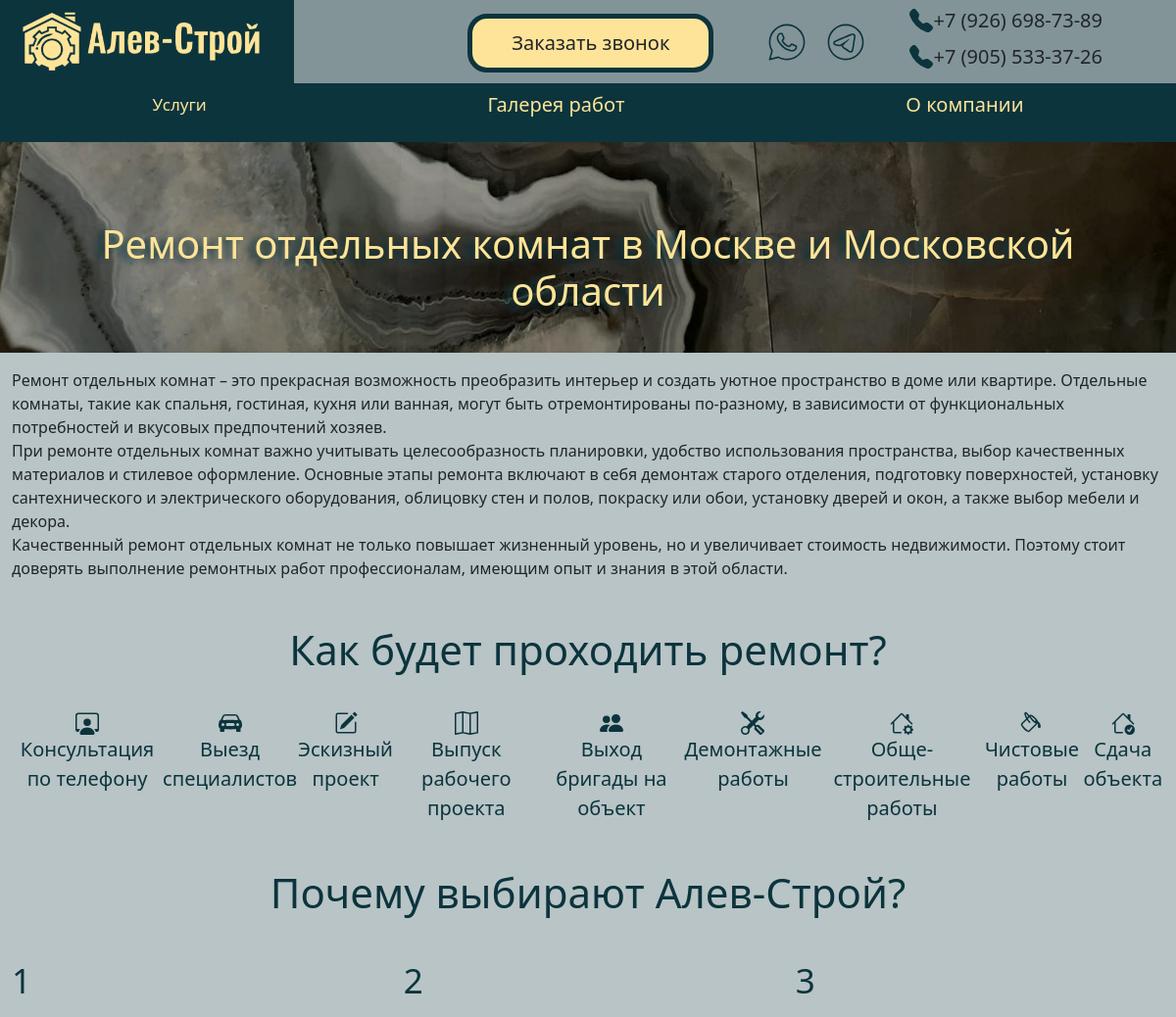
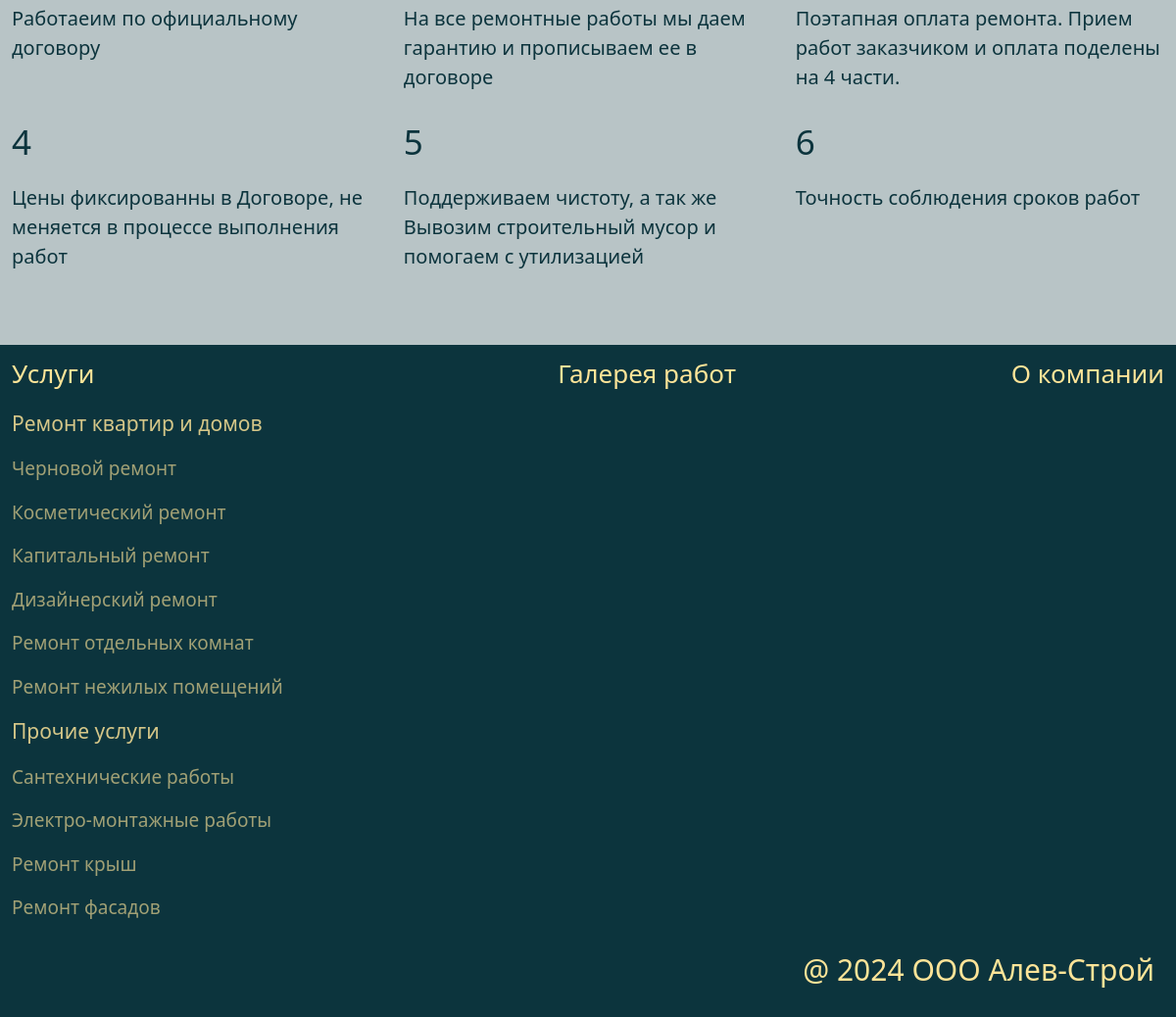
The page /other/rem_komnat on the database its author committed (2 pictures, top to bottom).
### alev/models.py (models this page shows, shortened)
class Other(models.Model):
    slug = models.SlugField()
    titel = models.CharField(max_length=120, null=True)
    text = models.TextField(verbose_name='Текст', null=True)
    class Meta:
        verbose_name = 'Прочие услуги',
        verbose_name_plural = 'Прочие услуги'

### alev/views.py (the view, shortened to what this page needs)
# urls.py: path('other/<slug>', views.Other.as_view(), name='other'),
class Other(FormMixin, DetailView):
    model = Other
    template_name = 'alev/other.html'
    form_class = CallForm
    context_object_name = 'other'
    def get_context_data(self, *, object_list=None, **kwargs):
        queryset = kwargs.pop('object_list', None)
        if queryset is None:
            self.object_list = self.model.objects.all()
        context = super(Other, self).get_context_data(**kwargs)
        context['title'] = 'Алев-Строй'
        return context

### alev/templates/alev/other.html (shortened to what this page needs)
{% extends 'alev/baze.html' %}
{% block content %}
<div class="page_h1">
<h1 class="page_rem">{{ other.titel }} в Москве и Московской области</h1>
</div>
<div class="container-xxl">
    <p>{{ other.text|linebreaks }}</p>
</div>
{% endblock %}

### alev/static/alev/main.css (style rules this page uses)
body { background-color: rgba(12, 52, 61, 0.29); }
.page_h1 { background-image: url("/static/alev/index.jpeg"); background-repeat: no-repeat; background-size: 100%; background-position: bottom; height: 215px; }
.page_rem { text-align: center; padding: 80px; color: #fee498; text-shadow: -7px 2px 7px #0c343d; }

### rows shown on the page
Other: titel "Ремонт отдельных комнат", text "Ремонт отдельных комнат – это прекрасная возможность преобразить интерьер и создать уютное пространство в доме или квартире. Отдельные комнаты, такие как спальня, гостиная, кухня или ванная, могут быть отремонтированы по-разному, в зависимости от функциональных потребностей и вкусовых предпочтений хозяев. При ремонте отдельных комнат важно учитывать целесообразность планировки, удобство использования пространства, выбор качественных материалов и стилевое оформление. Основные этапы ремонта включают в себя демонтаж старого отделения, подготовку поверхностей, установку сантехнического и электрического оборудования, облицовку стен и полов, покраску или обои, установку дверей и окон, а также…"
